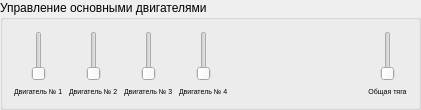
           <widget class="QGroupBox" name="groupBox_7">
            <property name="title">
             <string>Управление основными двигателями</string>
            </property>
            <layout class="QHBoxLayout" name="horizontalLayout_25">
             <item>
              <layout class="QVBoxLayout" name="verticalLayout_15">
               <item>
                <widget class="QSlider" name="verticalSlider">
                 <property name="sizePolicy">
                  <sizepolicy hsizetype="Preferred" vsizetype="Expanding">
                   <horstretch>0</horstretch>
                   <verstretch>0</verstretch>
                  </sizepolicy>
                 </property>
                 <property name="minimumSize">
                  <size>
                   <width>20</width>
                   <height>0</height>
                  </size>
                 </property>
                 <property name="maximumSize">
                  <size>
                   <width>16777215</width>
                   <height>50</height>
                  </size>
                 </property>
                 <property name="orientation">
                  <enum>Qt::Vertical</enum>
                 </property>
                </widget>
               </item>
               <item>
                <widget class="QLabel" name="label_22">
                 <property name="font">
                  <font>
                   <pointsize>5</pointsize>
                  </font>
                 </property>
                 <property name="text">
                  <string>Двигатель № 1</string>
                 </property>
                </widget>
               </item>
              </layout>
             </item>
             <item>
              <layout class="QVBoxLayout" name="verticalLayout_16">
               <item>
                <widget class="QSlider" name="verticalSlider_2">
                 <property name="sizePolicy">
                  <sizepolicy hsizetype="Preferred" vsizetype="Expanding">
                   <horstretch>0</horstretch>
                   <verstretch>0</verstretch>
                  </sizepolicy>
                 </property>
                 <property name="minimumSize">
                  <size>
                   <width>20</width>
                   <height>0</height>
                  </size>
                 </property>
                 <property name="maximumSize">
                  <size>
                   <width>16777215</width>
                   <height>50</height>
                  </size>
                 </property>
                 <property name="orientation">
                  <enum>Qt::Vertical</enum>
                 </property>
                </widget>
               </item>
               <item>
                <widget class="QLabel" name="label_23">
                 <property name="font">
                  <font>
                   <pointsize>5</pointsize>
                  </font>
                 </property>
                 <property name="text">
                  <string>Двигатель № 2</string>
                 </property>
                </widget>
               </item>
              </layout>
             </item>
             <item>
              <layout class="QVBoxLayout" name="verticalLayout_17">
               <item>
                <widget class="QSlider" name="verticalSlider_3">
                 <property name="sizePolicy">
                  <sizepolicy hsizetype="Preferred" vsizetype="Expanding">
                   <horstretch>0</horstretch>
                   <verstretch>0</verstretch>
                  </sizepolicy>
                 </property>
                 <property name="minimumSize">
                  <size>
                   <width>20</width>
                   <height>0</height>
                  </size>
                 </property>
                 <property name="maximumSize">
                  <size>
                   <width>16777215</width>
                   <height>50</height>
                  </size>
                 </property>
                 <property name="orientation">
                  <enum>Qt::Vertical</enum>
                 </property>
                </widget>
               </item>
               <item>
                <widget class="QLabel" name="label_24">
                 <property name="font">
                  <font>
                   <pointsize>5</pointsize>
                  </font>
                 </property>
                 <property name="text">
                  <string>Двигатель № 3</string>
                 </property>
                </widget>
               </item>
              </layout>
             </item>
             <item>
              <layout class="QVBoxLayout" name="verticalLayout_18">
               <item>
                <widget class="QSlider" name="verticalSlider_4">
                 <property name="sizePolicy">
                  <sizepolicy hsizetype="Preferred" vsizetype="Expanding">
                   <horstretch>0</horstretch>
                   <verstretch>0</verstretch>
                  </sizepolicy>
                 </property>
                 <property name="minimumSize">
                  <size>
                   <width>20</width>
                   <height>0</height>
                  </size>
                 </property>
                 <property name="maximumSize">
                  <size>
                   <width>16777215</width>
                   <height>50</height>
                  </size>
                 </property>
                 <property name="orientation">
                  <enum>Qt::Vertical</enum>
                 </property>
                </widget>
               </item>
               <item>
                <widget class="QLabel" name="label_25">
                 <property name="font">
                  <font>
                   <pointsize>5</pointsize>
                  </font>
                 </property>
                 <property name="text">
                  <string>Двигатель № 4</string>
                 </property>
                </widget>
               </item>
              </layout>
             </item>
             <item>
              <spacer name="horizontalSpacer_3">
               <property name="orientation">
                <enum>Qt::Horizontal</enum>
               </property>
               <property name="sizeHint" stdset="0">
                <size>
                 <width>134</width>
                 <height>20</height>
                </size>
               </property>
              </spacer>
             </item>
             <item>
              <layout class="QVBoxLayout" name="verticalLayout_19">
               <item>
                <widget class="QSlider" name="verticalSlider_5">
                 <property name="sizePolicy">
                  <sizepolicy hsizetype="Preferred" vsizetype="Expanding">
                   <horstretch>0</horstretch>
                   <verstretch>0</verstretch>
                  </sizepolicy>
                 </property>
                 <property name="minimumSize">
                  <size>
                   <width>20</width>
                   <height>0</height>
                  </size>
                 </property>
                 <property name="maximumSize">
                  <size>
                   <width>16777215</width>
                   <height>50</height>
                  </size>
                 </property>
                 <property name="orientation">
                  <enum>Qt::Vertical</enum>
                 </property>
                </widget>
               </item>
               <item>
                <widget class="QLabel" name="label_26">
                 <property name="font">
                  <font>
                   <pointsize>5</pointsize>
                  </font>
                 </property>
                 <property name="text">
                  <string>Общая тяга</string>
                 </property>
                 <property name="alignment">
                  <set>Qt::AlignCenter</set>
                 </property>
                </widget>
               </item>
              </layout>
             </item>
            </layout>
           </widget>
